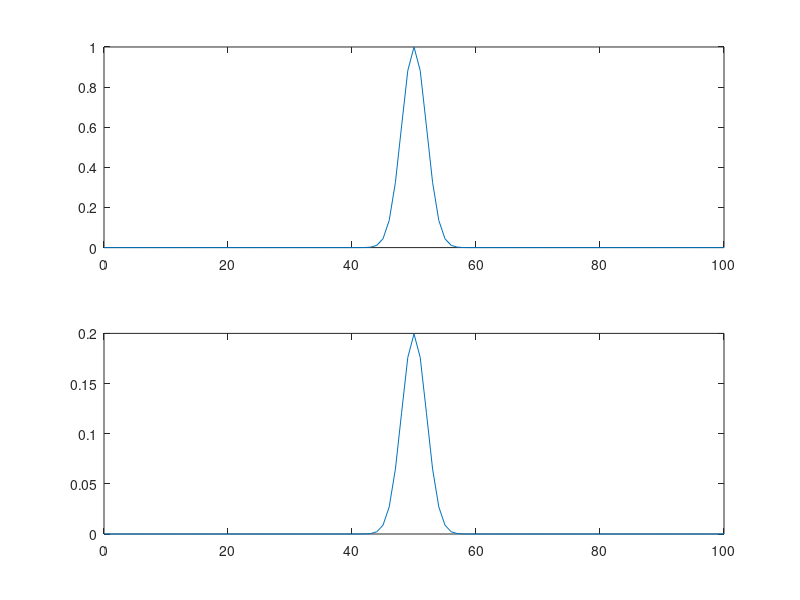

MATLAB code to generate this figure:
m=50;
n=2;
x=0:1:100;
y=exp(-(x-m).^2/(2*n^2));
subplot(2,1,1)
plot(x,y)
subplot(2,1,2)
% z=normrnd(50,2,100,1);
% plot(z)
z=0:1:100; 
d=normpdf(z,50,2); 
plot(z,d)